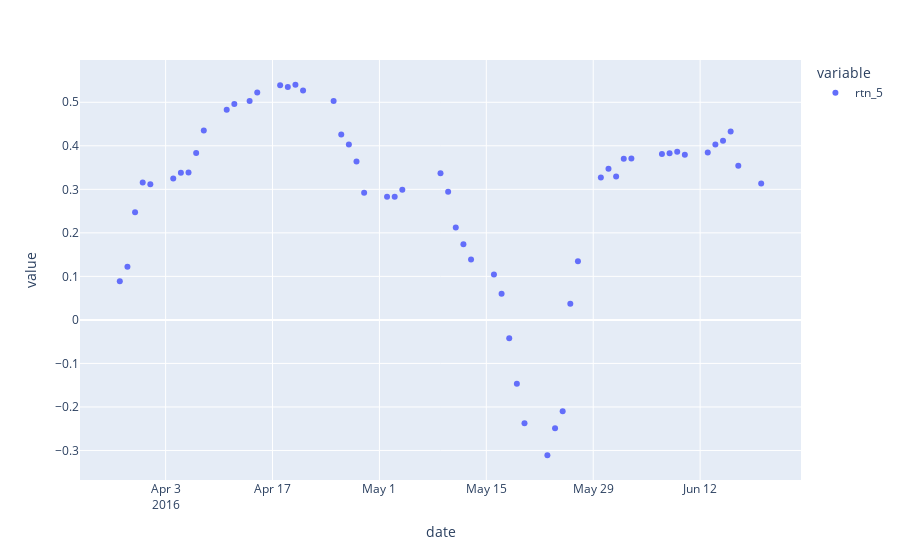

Notebook code for this chart:
### Markdown cell above
##### Plot WFV Result

### Code cell
df_prd_oos = pd.concat(l_sr_selected).to_frame().reset_index().drop_duplicates(subset="date").set_index('date')
print(f"No. of Dates : {df_prd_oos.shape[0]}")
df_prd_oos['rtn_5'].cumsum().plot(kind="scatter")

### Figure 1 — Plotly figure (JSON) as saved in the notebook; plotly's stock layout.template omitted (floating-point values rounded to 4 significant figures)
{"data": [{"hovertemplate": "variable=rtn_5<br>date=%{x}<br>value=%{y}<extra></extra>", "legendgroup": "rtn_5", "marker": {"color": "#636efa", "symbol": "circle"}, "mode": "markers", "name": "rtn_5", "orientation": "v", "showlegend": true, "type": "scatter", "x": ["2016-03-28", "2016-03-29", "2016-03-30", "2016-03-31", "2016-04-01", "2016-04-04", "2016-04-05", "2016-04-06", "2016-04-07", "2016-04-08", "2016-04-11", "2016-04-12", "2016-04-14", "2016-04-15", "2016-04-18", "2016-04-19", "2016-04-20", "2016-04-21", "2016-04-25", "2016-04-26", "2016-04-27", "2016-04-28", "2016-04-29", "2016-05-02", "2016-05-03", "2016-05-04", "2016-05-09", "2016-05-10", "2016-05-11", "2016-05-12", "2016-05-13", "2016-05-16", "2016-05-17", "2016-05-18", "2016-05-19", "2016-05-20", "2016-05-23", "2016-05-24", "2016-05-25", "2016-05-26", "2016-05-27", "2016-05-30", "2016-05-31", "2016-06-01", "2016-06-02", "2016-06-03", "2016-06-07", "2016-06-08", "2016-06-09", "2016-06-10", "2016-06-13", "2016-06-14", "2016-06-15", "2016-06-16", "2016-06-17", "2016-06-20"], "xaxis": "x", "y": [0.08891, 0.1222, 0.2473, 0.3155, 0.3119, 0.3247, 0.338, 0.3386, 0.3835, 0.4354, 0.4826, 0.4962, 0.5028, 0.5227, 0.5389, 0.5352, 0.5403, 0.527, 0.5029, 0.4261, 0.4032, 0.3641, 0.2919, 0.2832, 0.2832, 0.2988, 0.3371, 0.2945, 0.2125, 0.1738, 0.1386, 0.1043, 0.06005, -0.04245, -0.1466, -0.2376, -0.311, -0.249, -0.2099, 0.03703, 0.1348, 0.3274, 0.3471, 0.3296, 0.3704, 0.3706, 0.3814, 0.3828, 0.3862, 0.3793, 0.3847, 0.4029, 0.4114, 0.433, 0.3542, 0.3134], "yaxis": "y"}], "layout": {"legend": {"title": {"text": "variable"}, "tracegroupgap": 0}, "margin": {"t": 60}, "xaxis": {"anchor": "y", "domain": [0, 1], "title": {"text": "date"}}, "yaxis": {"anchor": "x", "domain": [0, 1], "title": {"text": "value"}}}}
